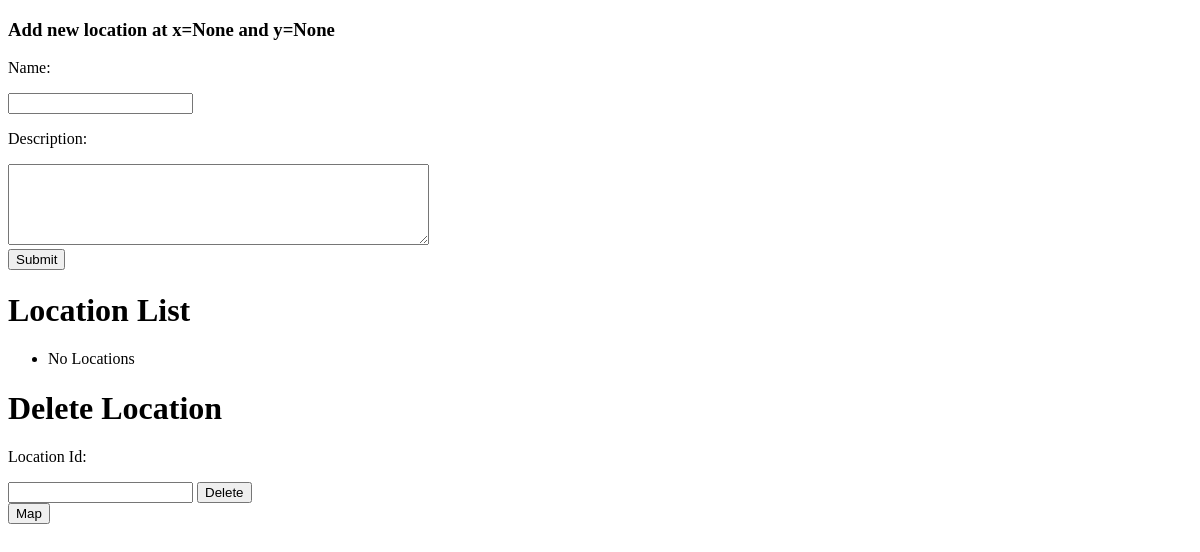
/AddLocation, run on an earlier commit of the app's database.
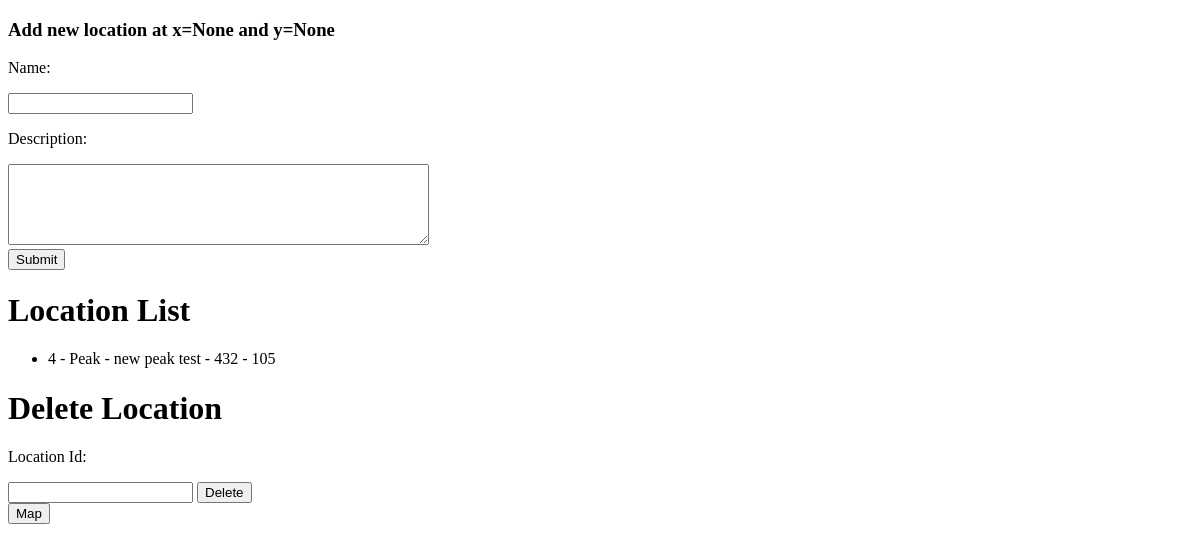
And on a later commit of the database.
### tables this page shows
CREATE TABLE locations
(
    [location_id] integer PRIMARY KEY AUTOINCREMENT,
    [location_name] text NOT NULL,
    [location_description] text NOT NULL,
    [location_x] text NOT NULL,
    [location_y] text NOT NULL
);

### main.py (the view)
@app.route('/AddLocation')
def addLocation():
    global x, y
    x = request.args.get('x')
    y = request.args.get('y')
    db = connect_db()
    cur = db.execute("select * from locations")
    entries = [dict(location_id=row[0], location_name=row[1], location_description=row[2], location_x=row[3], location_y=row[4]) for row in cur.fetchall()]
    cur = db.execute("select * from pictures")
    pictures = [dict(location_id=row[1], file_location=row[2]) for row in cur.fetchall()]
    db.close()
    return render_template('AddLocation.html', entries=entries, pictures=pictures, x=x, y=y)

### main.py (called while the page is built)
def connect_db():
    return sqlite3.connect(DATABASE)

### templates/AddLocation.html (shortened to what this page needs)
<!DOCTYPE html>
<html lang="en">
<head>
</head>
<body>
    <form action="/LocationAdded" method="get">
        <h3>Add new location at x={{ x }} and y={{ y }}</h3>
        <p>Name:</p><input type="text" name="location_name">
        <br/>
        <p>Description:</p><textarea name="location_description" cols="50" rows="5"></textarea>
        <br/>
        <input type="submit" value="Submit"/>
    </form>
    <h1>Location List</h1>
    <ul>
        {% for entry in entries %}
        <li>
            {{ entry.location_id }} - {{ entry.location_name }} - {{ entry.location_description }} - {{ entry.location_x }} - {{ entry.location_y }}
        </li>
        {% else %}
        <li>No Locations</li>
        {% endfor %}
    </ul>
    <form action="/DeleteLocation">
        <h1>Delete Location</h1>
        <p>Location Id:</p><input type="number" name="location_id"/>
        <input type="submit" value="Delete">
    </form>
    <form action="/">
            <input type="submit" value="Map">
    </form>
</body>
</html>

What changed in the data, as far as the page shows it:
added locations: location_id "4", location_name "Peak", location_description "new peak test", location_x "432", location_y "105"
Also different on the page:
text no longer shown: "No Locations"
